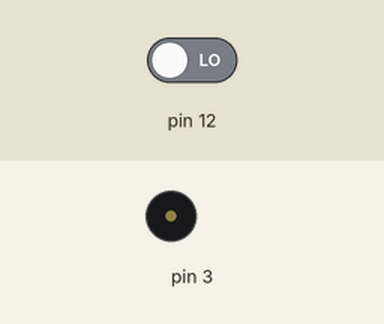
A sketch run on a simulated Arduino Uno, built with avr-gcc and run on an emulated ATmega328P. On the bench: buzzer (waves = sounding). The test bench sets the inputs (shaded band); at power-on: pin 12 LOW.

Above: at 1.2 s.
1.3 s: pin 12 driven HIGH
At 1.8 s:
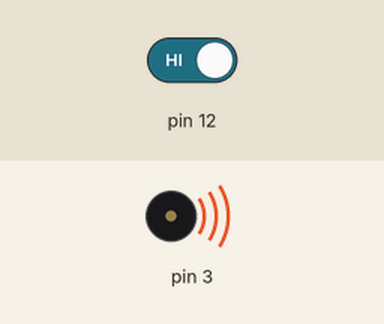
2.8 s: pin 12 driven LOW
Timing chart, 0 to 5.8 s (numbered marks = the images above; inputs shaded):
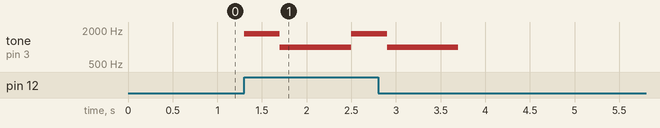

Measured:
- after the input at 1.3 s, tone on pin 3: silent → 1700 Hz at once, → 1000 Hz 0.40 s later, → 1700 Hz 0.80 s later

The sketch:

ringring.ino
```cpp
void setup() {
  // put your setup code here, to run once:
  pinMode(12, INPUT);
  pinMode(3, OUTPUT);
}

void loop() {
  // put your main code here, to run repeatedly:
  if (digitalRead(12) == HIGH){
    tone(3,1700);
    delay(400);
    tone(3,1000);
    delay(800);
  } else {
    noTone(3);
  }
}
```
